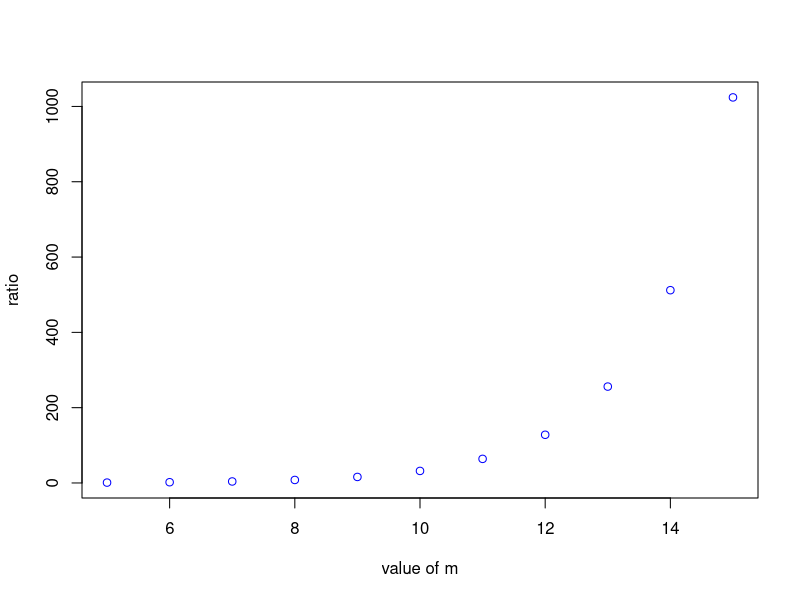

This figure's R source:
## ---- chunk 1
knitr::opts_chunk$set(echo = TRUE)
set.seed(12314159)

imageDirectory <- "./img"
dataDirectory <- "./data"
path_concat <- function(path1, path2, sep="/") {
                       paste(path1, path2, sep = sep)
                      }
## ---- chunk 2
      prob_ratio1 <- function (n, a, b, odds = 1) {
         choose_n_a <- choose(n,a)
         choose_n_b <- choose(n,b)
         ans <- choose_n_a/choose_n_b*odds^(a-b)
         return(ans)
      }
      # print(prob_ratio1(5,3,4,5))
## ---- chunk 3
      prob_ratio2 <- function (n, a, b, odds = 1) {
        p <-  odds/(1+odds)
        p_a <- dbinom(a,size=n,prob=p)
        p_b <- dbinom(b,size=n,prob=p)
        return(p_a/p_b)
      }
      # print(prob_ratio2(5,3,4,5))
## ---- chunk 4
      # using choose()
      prob_ratio1(50, a = 5, b = 45)
      prob_ratio1(50, a = 5, b = 45, odds = 9)
      # and using dbinom()
      prob_ratio2(50, a = 5, b = 45)
      prob_ratio2(50, a = 5, b = 45, odds = 9)
## ---- chunk 5
      ms <- seq(from=5, to=15)
      get_ratio <- function(p,n,ms){
          ans = c()
          for (i in 1:length(ms)){
              ans <- c(ans, p^(n-ms[i]))
          }
          return(ans)
      }
      ratios <- get_ratio(1/2,5,ms)
      plot(ms,ratios,xlab="value of m",ylab="ratio",col="blue")
